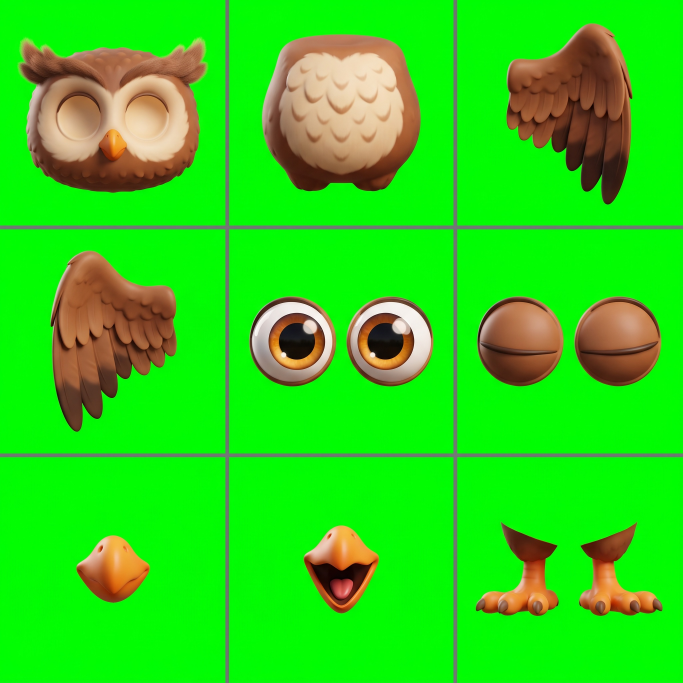
#> input picture sandbox/art/src/owl_sheet.png, 2048 x 2048 px (shown at 1/3 size)
$ python cut_sprite_sheet.py ../sandbox/art/src/owl_sheet.png ../sandbox/art/src/owl_sheet.png ../sandbox/art/src/owl_sheet.png
#> lines starting #> are read from the running program, lines starting #| are printed output that depends on the picture
#!/usr/bin/env python3
"""Phase 17 R2: split a generated character sprite sheet (N poses in one row on a white background) into
transparent WebP sprites, one per pose.

  python3 tools/cut_sprite_sheet.py sheet.png app/assets/companions/owl idle,think,happy,encourage,celebrate [--h 240]

Columns are found from the white gaps between figures (column-wise "non-white" projection). When two figures touch
(a wing tip reaching its neighbour) the widest run is split at its thinnest column until N figures are found.
Each figure is cut with the same edge flood fill as cut_3d_asset.py (white highlights inside the character
survive), trimmed, scaled to a common height and written as lossy WebP (q=82).
"""
import os, sys
from collections import deque
import numpy as np
from PIL import Image, ImageFilter

def columns(a, thr=30, min_gap=18, min_w=40):
    """[start, end) x-ranges of figures, split on runs of >= min_gap white columns."""
    nonwhite = ((255 - a).sum(2) > thr * 3).sum(0)
    xs = nonwhite > 0
    runs, x = [], 0
    while x < len(xs):
        if not xs[x]: x += 1; continue
        s = x
        while x < len(xs):
            if xs[x]: x += 1; continue
            g = x
            while g < len(xs) and not xs[g]: g += 1
            if g - x >= min_gap: break
            x = g
        runs.append((s, x))
    return [(s, e) for s, e in runs if e - s >= min_w], nonwhite

def cut(im, thr=28):
    a = np.asarray(im.convert('RGB')).astype(int); h, w, _ = a.shape
    white = (255 - a).sum(2); mask = np.zeros((h, w), bool); seen = np.zeros((h, w), bool); q = deque()
    for x in range(w): q.append((0, x)); q.append((h - 1, x))
    for y in range(h): q.append((y, 0)); q.append((y, w - 1))
    while q:
        y, x = q.popleft()
        if seen[y, x] or white[y, x] > thr * 3: continue
        seen[y, x] = True; mask[y, x] = True
        for dy, dx in ((1, 0), (-1, 0), (0, 1), (0, -1)):
            ny, nx = y + dy, x + dx
            if 0 <= ny < h and 0 <= nx < w and not seen[ny, nx]: q.append((ny, nx))
    al = Image.fromarray(np.where(mask, 0, 255).astype(np.uint8)).filter(ImageFilter.GaussianBlur(0.8))
    out = im.convert('RGBA'); out.putalpha(al); return out.crop(out.getbbox())

def main():
    src, outdir, names = sys.argv[1], sys.argv[2], sys.argv[3].split(',')
    H = int(sys.argv[sys.argv.index('--h') + 1]) if '--h' in sys.argv else 240
    im = Image.open(src).convert('RGB'); a = np.asarray(im).astype(int)
#> in main, im is the input picture: PIL image 2048x2048 RGB; mean R, G, B 41.4, 214.6, 22.4
    cols, nonwhite = columns(a)
#> in columns, `nonwhite = ((255 - a).sum(2) > thr * 3).sum(0)`: nonwhite = 2048 values, max 2048 at index 0, min 1918 at index 1243, mean 2038.3
#> the loop in columns, `while x < len(xs):` made 1 pass
#> s on pass 1: 0
#> after the loop in columns, `while x < len(xs):`: runs = [(0, 2048)]
#> cols = [(0, 2048)]
    while len(cols) < len(names):  # touching figures -> split the widest run at its thinnest inner column
        i = max(range(len(cols)), key=lambda k: cols[k][1] - cols[k][0]); s0, e0 = cols[i]
        x = min(range(s0 + 60, e0 - 60), key=lambda x: nonwhite[x])
        cols[i:i + 1] = [(s0, x), (x, e0)]
#> this loop made 0 passes
    if len(cols) != len(names):
        raise SystemExit(f'found {len(cols)} figures {cols} but {len(names)} names given')
    os.makedirs(outdir, exist_ok=True)
    for (s, e), name in zip(cols, names):
        pad = 6; fig = im.crop((max(0, s - pad), 0, min(im.width, e + pad), im.height))
        framed = Image.new('RGB', (fig.width + 2, fig.height + 2), 'white'); framed.paste(fig, (1, 1))
        sp = cut(framed)
        sp = sp.resize((max(1, round(sp.width * H / sp.height)), H), Image.LANCZOS)
        dst = os.path.join(outdir, f'{name}.webp'); sp.save(dst, 'WEBP', quality=82, method=6)
        print(name, sp.size, os.path.getsize(dst))
#> this loop made 1 pass
#> (s, e, name, pad, h in cut, w in cut) on pass 1: (0, 2048, '../sandbox/art/src/owl_sheet.png', 6, 2050, 2050)
#| ../sandbox/art/src/owl_sheet.png (240, 240) 7720
#> pass 1, in cut, `a = np.asarray(im.convert('RGB')).astype(int)`:
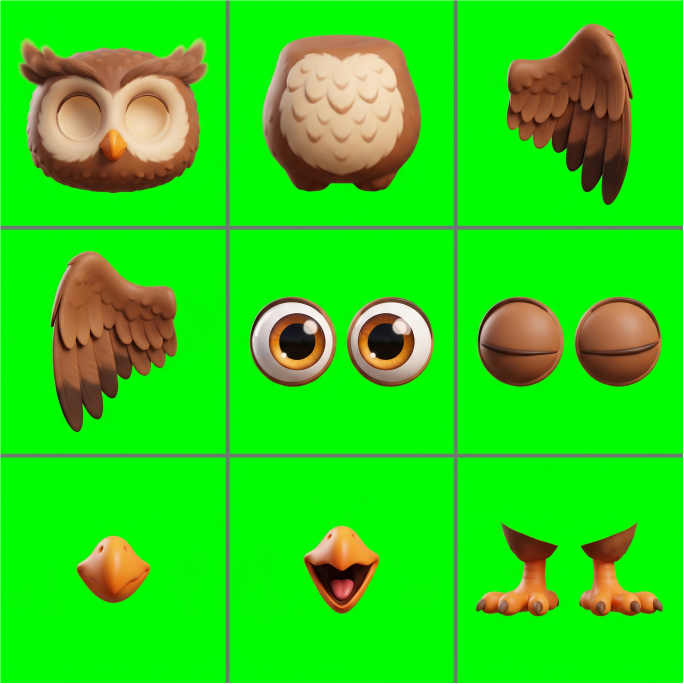
#> a: shape (2050, 2050, 3) int64 (shown at 1/3 size); mean R, G, B 41.8, 214.7, 22.9
#> pass 1, in cut, `white = (255 - a).sum(2)`:
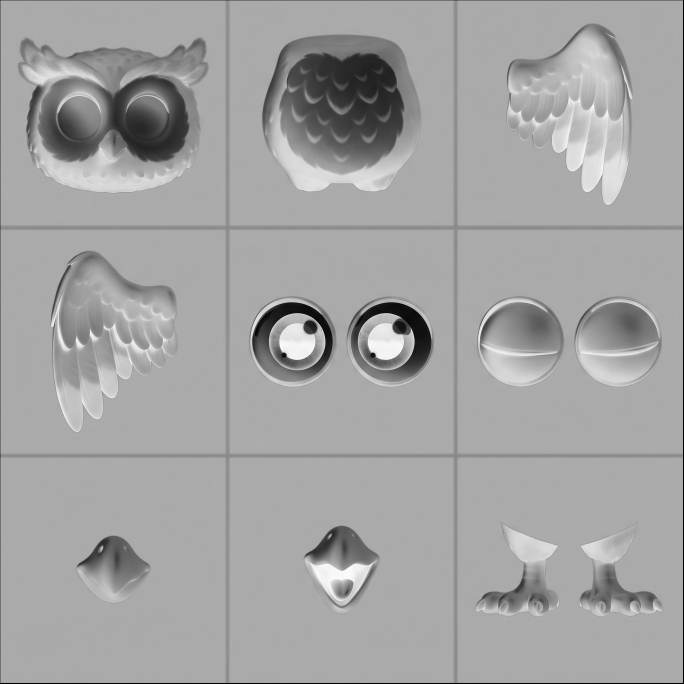
#> white: shape (2050, 2050) int64 (shown at 1/3 size); min 0, max 758, mean 485.6; drawn with min black and max white
#> pass 1, in cut, `al = Image.fromarray(np.where(mask, 0, 255).astype(np.uint8)).filter(I..`:
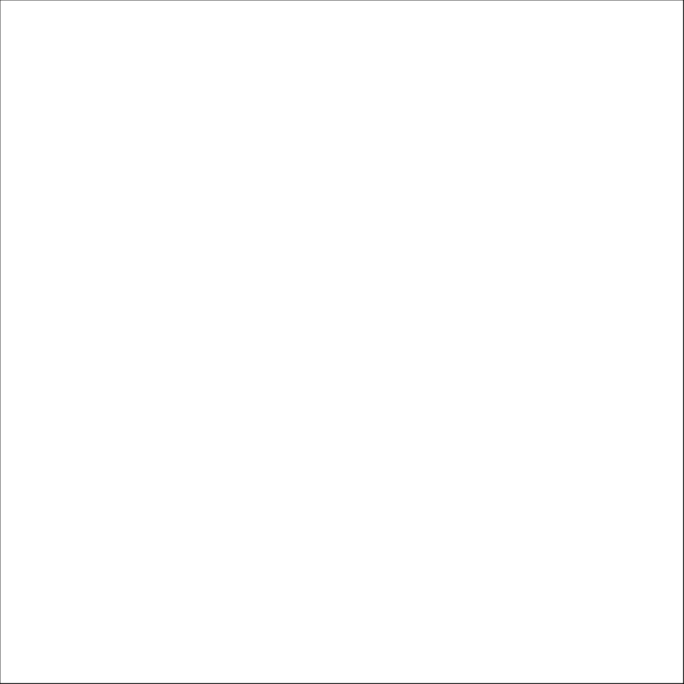
#> al: PIL image 2050x2050 L (shown at 1/3 size); min 16, max 255, mean 254.5
#> after the loop:
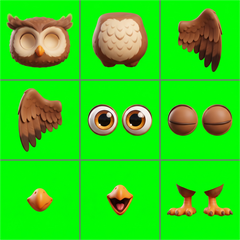
#> sp: PIL image 240x240 RGBA; mean R, G, B, A 41.6, 214.4, 22.6, 254.6; transparent parts drawn white

if __name__ == '__main__':
    main()
